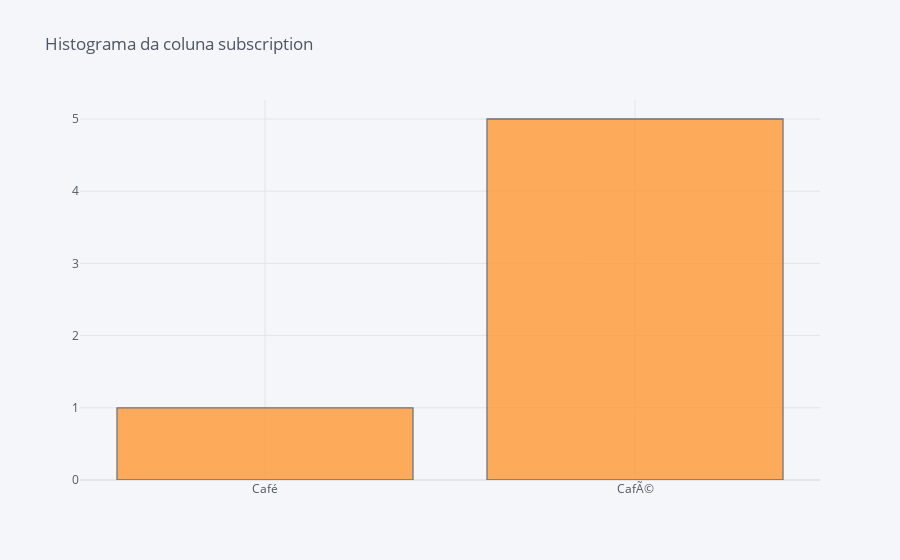

Notebook cell for this chart:
### Code cell
cf.go_offline()
df['subscription'].iplot(kind='hist', bins=50, title='Histograma da coluna subscription')

### Figure 1 — Plotly figure (JSON) as saved in the notebook; plotly's stock layout.template omitted (floating-point values rounded to 4 significant figures)
{"data": [{"histfunc": "count", "histnorm": "", "marker": {"color": "rgba(255, 153, 51, 1.0)", "line": {"color": "#4D5663", "width": 1.3}}, "name": "subscription", "nbinsx": 50, "opacity": 0.8, "orientation": "v", "type": "histogram", "x": ["Café", "CafÃ©", "CafÃ©", "CafÃ©", "CafÃ©", "CafÃ©"]}], "layout": {"barmode": "overlay", "legend": {"bgcolor": "#F5F6F9", "font": {"color": "#4D5663"}}, "paper_bgcolor": "#F5F6F9", "plot_bgcolor": "#F5F6F9", "title": {"font": {"color": "#4D5663"}, "text": "Histograma da coluna subscription"}, "xaxis": {"gridcolor": "#E1E5ED", "showgrid": true, "tickfont": {"color": "#4D5663"}, "title": {"font": {"color": "#4D5663"}, "text": ""}, "zerolinecolor": "#E1E5ED"}, "yaxis": {"gridcolor": "#E1E5ED", "showgrid": true, "tickfont": {"color": "#4D5663"}, "title": {"font": {"color": "#4D5663"}, "text": ""}, "zerolinecolor": "#E1E5ED"}}}
